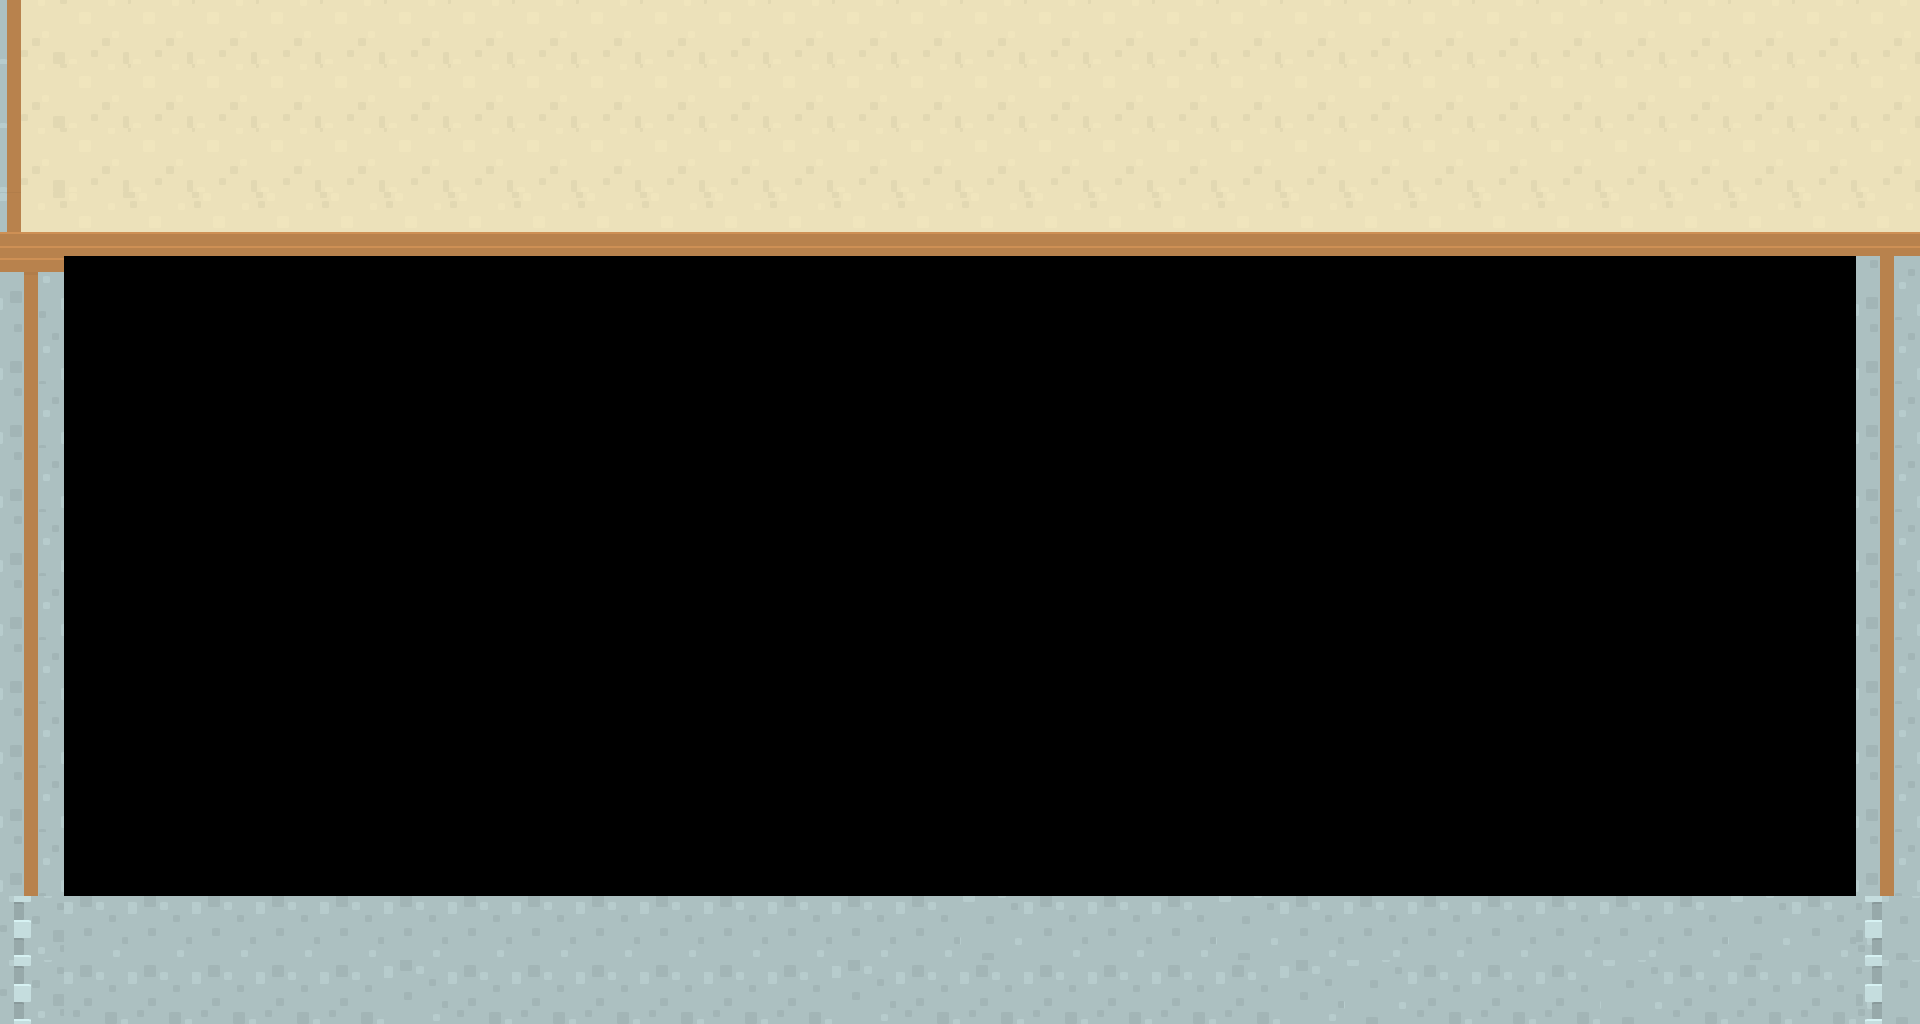

A 2D game scene composited from a Tiled map and its tileset images. What follows is a short description and the map's XML, with each tile layer's data collapsed to a summary:
An orthogonal 30x16 tile map with 64x64 px tiles, 1 tile layer (walls), 1 hidden layer not drawn, 2 tilesets.

<map version="1.10" tiledversion="1.11.2" orientation="orthogonal" renderorder="right-down" width="30" height="16" tilewidth="64" tileheight="64" infinite="0" nextlayerid="5" nextobjectid="1">
 <tileset firstgid="1" source="dungeon2.tsx" />
 <tileset firstgid="391" source="dungeon.tsx" />
 <layer id="1" name="walls" width="30" height="16" locked="1">
  <data>[480 cells, 200 non-empty, 12 distinct tile ids]</data>
 </layer>
 <layer id="4" name="collision" width="30" height="16" visible="0">
  <data>[480 cells, 110 non-empty, 1 distinct tile ids]</data>
 </layer>
</map>
